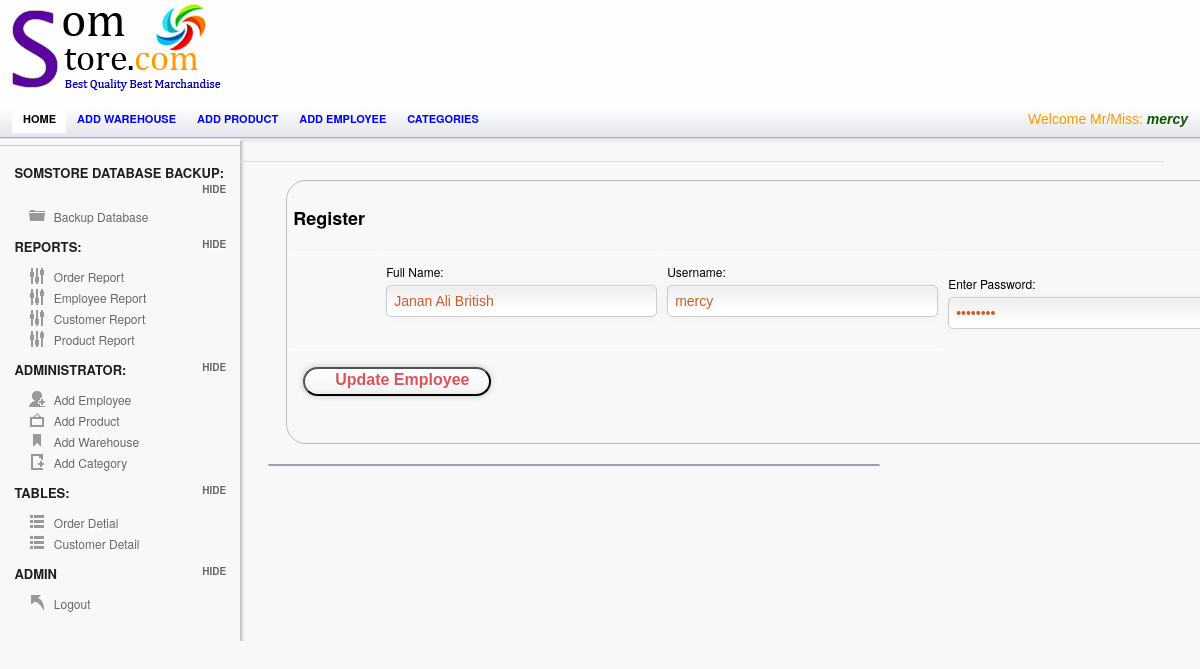
/Admin/empViewUpdate.php?update=52 (signed in), run on the app's committed database.
### tables this page shows
CREATE TABLE `employee` (
  `Employee_ID` int(95) NOT NULL,
  `Employee_Name` varchar(25) NOT NULL,
  `Username` varchar(25) NOT NULL,
  `Password` varchar(25) NOT NULL,
  `Picture` varchar(255) NOT NULL
);

### session.php (called while the page is built, shortened)
<?php
include('config.php');
$check=$_SESSION['login_username'];
$session=mysqli_query($mysqli, "select Username from employee where Username='$check' ");
$row=mysqli_fetch_array($session);
$login_session=$row['Username'];
?>

### Admin/empViewUpdate.php (the view, shortened to what this page needs)
	<?php
	include("../config.php");
   include("../session.php");
	?>
<!doctype html>
<html lang="en">
<head>
	<link rel="stylesheet" href="css/layout.css" type="text/css" media="screen" />
</head>
<body>
<div id="container">
	   <div id="header">
		<div id="logo-banner">
				<div id="logo">
				<a href="index.php"><img src="images/logo.png" alt="" /></a>
				</div>
				<div id="banner">
				</div>
		</div>
		</div>
	<div id="content-wrap">
	<section id="secondary_bar">
                      <nav>
                <ul>
                    <li class="selected"><a href="index.php">Home</a></li>
                    <li><a href="add_warehouse.php">Add warehouse</a></li>
                    <li><a href="add_product.php">Add product</a></li>
                    <li><a href="Employee.php">Add employee</a></li>
                    <li><a href="add_category.php">Categories</a></li>
                    <li class="logout"> <span class="check"> <?php echo "Welcome Mr/Miss:   ". "<font color='##fa5400'><i><b>".$login_session."</b></i></font>" ;?> </span></li>
                </ul>
            </nav>
	</section>
<aside id="sidebar" class="column">
		<hr/>
		<h3> SomStore Database Backup:</h3>
		<ul class="toggle">
		    <li class="icn_folder"><a href="Backup.php">Backup Database</a></li>
		</ul>
		<h3>Reports:</h3>
		<ul class="toggle">
		    <li class="icn_settings"><a href="OrderReports.php">Order Report</a></li>
			<li class="icn_settings"><a href="EmployeeReport.php">Employee Report</a></li>
			<li class="icn_settings"><a href="CustomerReport.php">Customer Report</a></li>
			<li class="icn_settings"><a href="ProductReport.php"> Product Report</a></li>
		</ul>
		<h3>Administrator:</h3>
		<ul class="toggle">
		    <li class="icn_add_user"><a href="Employee.php">Add Employee</a></li>
			<li class="icn_photo"><a href="add_product.php">Add Product</a></li>
			<li class="icn_tags"><a href="add_warehouse.php">Add Warehouse</a></li>
			<li class="icn_new_article"><a href="add_category.php">Add Category</a></li>
		</ul>
        <h3>Tables:</h3>
		<ul class="toggle">
		    <li class="icn_categories"><a href="order.php">Order Detial</a></li>
     		<li class="icn_categories"><a href="customerTable.php">Customer Detail</a></li>
		</ul>
		<h3>Admin</h3>
		<ul class="toggle">
			<li class="icn_jump_back"><a href="../logout.php">Logout</a></li>
		</ul>
	</aside>
	<section id="main" class="column">
<?php
$update=$_GET['update'];
$result = mysqli_query($mysqli,"SELECT * FROM employee where Employee_ID ='$update'");
?>
<?php if($row = mysqli_fetch_array($result))
  {?>
	<div id="form_wrapper" class="form_wrapper">
		 <table>
					<form class="register active" action="empUpdate.php" method="POST" autocomplete="off">
					<th colspan="3"><h2>Register</h2> </th>
   <tr>
   <td>
	</td>
    <td>
	  <label>Full Name:</label>
		<input type="text" id="name" name="name" value="<?php echo $row['Employee_Name'];?>"  placeholder="Full name" required>
	</td>
   <td>
	<label>Username:</label>
		<input type="text" id="username" name="username" value="<?php echo $row['Username'];?>" placeholder="User name" required>
   </td>
    <td>
		<label> Enter Password:</label>
		<input type="password" id="password" name="password" value="<?php echo $row['Password'];?>" placeholder="*******" required>
	</td>
   </tr>
   <tr>
						<div class="bottom">
						<td colspan="3">
						<button type="submit"  name="submit" value="Update" class="a-btn"> <span class="a-btn-text">Update Employee</span></button>
						</td>
						</div>
	</tr>
	</form>
	</table>
	</div>
         <?php }?>
		<article class="module width_3_quarter">
	    </article>
	</section>
          </div>
   </div>
</body>
</html>

### data on the page
employee: Username "mercy", name "Janan Ali British", username "mercy"
